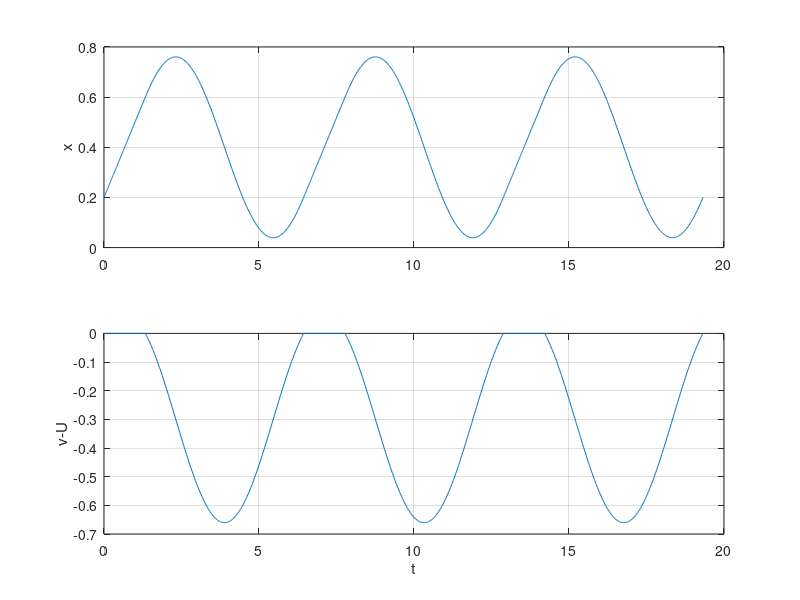

The MATLAB script that drew this image:
function [t,x,v] = stick_slip_v3
% Exact segments for m=k=1, belt speed U, static force Fs > Fk > 0.
U=0.3; Fs=0.6; Fk=0.4;
Ts=2*(Fs-Fk)/U;
Tl=2*pi-2*atan((Fs-Fk)/U);
s=linspace(0,Ts,101); q=linspace(0,Tl,301);
tc=[s,Ts+q(2:end)];
xc=[2*Fk-Fs+U*s,Fk+(Fs-Fk)*cos(q(2:end))+U*sin(q(2:end))];
vc=[U*ones(size(s)),-(Fs-Fk)*sin(q(2:end))+U*cos(q(2:end))];
t=[]; x=[]; v=[];
for j=0:2
    t=[t,j*(Ts+Tl)+tc]; x=[x,xc]; v=[v,vc];
end
subplot(2,1,1); plot(t,x); ylabel('x'); grid on
subplot(2,1,2); plot(t,v-U); ylabel('v-U'); xlabel('t'); grid on
fprintf('Stick time=%.6f, slip time=%.6f\n',Ts,Tl);
end
